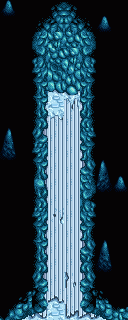

Below is a game level as drawn by its tile map, then a one-line description and the .tmx file that defines it, in full:
An orthogonal 8x20 tile map with 16x16 px tiles, 3 tile layers (Calque de Tuiles 3, Calque de Tuiles 2, Calque de Tuiles 1) and 10 objects (6x collision, enter_holled, exit_holled, arbre, ghost_holled_1).

<map version="1.8" tiledversion="1.8.5" orientation="orthogonal" renderorder="right-down" width="8" height="20" tilewidth="16" tileheight="16" infinite="0" nextlayerid="7" nextobjectid="15">
 <tileset firstgid="1" source="donjon.tsx" />
 <layer id="3" name="Calque de Tuiles 3" width="8" height="20">
  <data encoding="csv">
0,0,0,0,0,0,0,0,
0,0,0,0,0,0,0,0,
0,0,0,223,223,0,0,0,
0,0,0,223,223,0,0,0,
0,0,0,223,223,0,0,0,
0,0,706,706,706,0,0,0,
0,0,706,708,755,802,0,0,
0,0,802,754,802,802,0,0,
0,0,802,802,802,802,0,0,
0,0,802,802,802,802,0,0,
0,0,802,802,802,802,0,0,
0,0,802,802,802,802,0,0,
0,0,802,802,802,802,0,0,
0,0,802,803,802,802,0,0,
0,0,802,802,802,802,0,0,
0,0,802,802,802,802,0,0,
0,0,802,802,802,802,0,0,
0,753,802,802,801,802,755,0,
0,801,802,850,802,802,803,0,
0,849,851,707,849,850,851,0
</data>
 </layer>
 <layer id="2" name="Calque de Tuiles 2" width="8" height="20">
  <data encoding="csv">
189,190,223,223,2147483871,2147483871,141,142,
223,223,223,279,2147483927,2147483871,189,190,
223,223,231,283,282,2147483879,223,223,
223,223,279,282,283,2147483927,223,223,
223,223,327,330,331,2147483975,223,223,
223,223,282,378,379,282,223,223,
223,223,0,0,0,0,223,223,
95,96,0,0,0,0,223,223,
143,144,0,0,0,0,223,223,
191,192,0,0,0,0,223,223,
223,223,0,0,0,0,140,141,
223,223,0,0,0,0,188,189,
223,223,0,0,0,0,223,223,
223,223,0,0,0,0,223,223,
223,223,0,0,0,0,95,96,
223,223,0,0,0,0,143,144,
223,223,0,0,0,0,191,192,
223,223,0,0,0,0,223,223,
223,223,0,0,0,0,223,223,
223,0,0,0,0,0,0,223
</data>
 </layer>
 <layer id="1" name="Calque de Tuiles 1" width="8" height="20">
  <data encoding="csv">
0,0,0,2684355173,536871525,0,0,0,
0,0,2684355222,2684355174,536871526,536871574,0,0,
0,0,277,0,0,2147483925,0,0,
0,0,325,0,0,2147483973,0,0,
0,0,373,0,0,2147484021,0,0,
0,0,421,0,0,2147484069,0,0,
0,0,421,0,0,2147484069,0,0,
0,0,517,0,0,2147484165,0,0,
0,0,565,0,0,2147484021,0,0,
0,0,373,0,0,2147484069,0,0,
0,0,421,0,0,2147484213,0,0,
0,0,469,0,0,2147483925,0,0,
0,0,517,0,0,2147483973,0,0,
0,0,373,0,0,2147484021,0,0,
0,0,421,0,0,2147484069,0,0,
0,0,421,0,0,2147484213,0,0,
0,0,517,0,0,2147484165,0,0,
0,0,565,0,0,2147484213,0,0,
0,229,2684355224,0,0,536871576,2684354789,0,
231,1610612969,2684355225,0,0,536871577,2684354792,234
</data>
 </layer>
 <objectgroup id="4" name="enter">
  <object id="11" name="enter_holled" x="53.5" y="296">
   <point />
  </object>
 </objectgroup>
 <objectgroup id="5" name="exit">
  <object id="10" name="exit_holled" x="0" y="310.875" width="127" height="10.875" />
 </objectgroup>
 <objectgroup id="6" name="collisions">
  <object id="1" type="collision" x="-7.5" y="304" width="7.75" height="18.25" />
  <object id="2" type="collision" x="-9" y="319.25" width="145.5" height="15.5" />
  <object id="3" type="collision" x="127" y="306.25" width="10.25" height="15.5" />
  <object id="4" type="collision" x="95" y="92.5" width="42.75" height="214.25" />
  <object id="5" type="collision" x="-7.875" y="92.75" width="42.75" height="212" />
  <object id="6" type="collision" x="-6.5" y="76.75" width="145.5" height="15.5" />
  <object id="12" type="arbre" x="47.6932" y="92.5" width="32.5" height="28.125" />
  <object id="14" name="ghost_holled_1" x="62.1741" y="97.9833" width="15.7403" height="15.7403" />
 </objectgroup>
</map>
